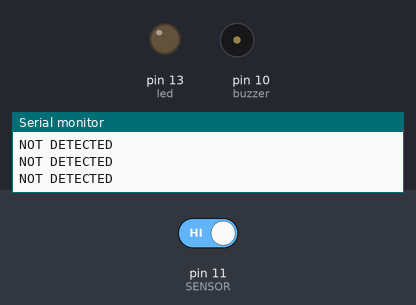
Bench run of a sketch on a simulated Arduino Uno, built with avr-gcc and run on an emulated ATmega328P. Parts: output pins drawn as LEDs (lit = HIGH), buzzer (waves = sounding, pin HIGH), the last lines printed to the serial monitor. The inputs (shaded band) are chosen by the test bench; at power-on: pin 11 (SENSOR) HIGH.

Above: at 1.2 s.
1.3 s: pin 11 (SENSOR) driven LOW
At 2.2 s:
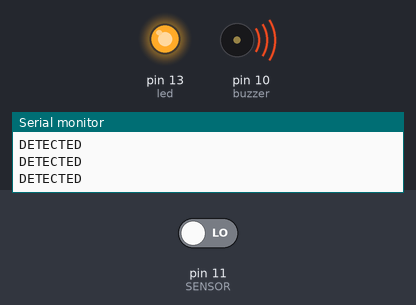
2.8 s: pin 11 (SENSOR) driven HIGH
At 3.4 s:
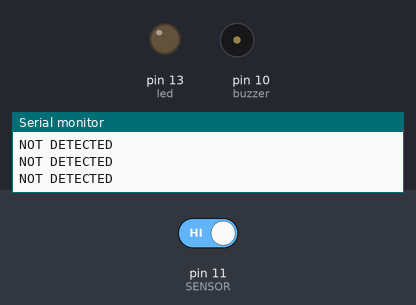
Timing chart, 0 to 5.8 s (numbered marks = the images above; inputs shaded):
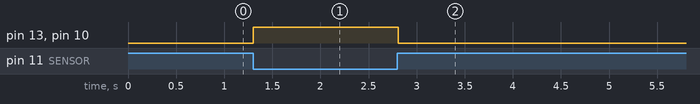

The sketch:

project.ino
```cpp
#include "ARDUINO.h"
#include "Lcd.h"
#define LCD_ADDRESS 0x27
#define LCD_ROWS 2
#define LCD_COLUMNS 16
#define BACKLIGHT 255
#define led 13
#define buzzer 10

int d=50;
#define SENSOR 11
int val;

void setup() {
  // put your setup code here, to run once:
  pinMode(SENSOR,INPUT);
  pinMode(led,OUTPUT);
  pinMode(buzzer,OUTPUT);
  Serial.begin(9600);

}

void loop() {
  // put your main code here, to run repeatedly:
  val=digitalRead(SENSOR);
  if(val==0)
  {
    digitalWrite(led,HIGH);
    digitalWrite(buzzer,HIGH);
    Serial.println("DETECTED");
    delay(d);

  }
  else
  {
    digitalWrite(led,LOW);
    digitalWrite(buzzer,LOW);
    Serial.println("NOT DETECTED");
    delay(d);
  }


}
```

Lcd.cpp
```cpp
#include "Lcd.h"

#include <stdio.h>
#include <string.h>
#include <inttypes.h>
#include "Arduino.h"
#include <Wire.h>

/// Definitions on how the PCF8574 is connected to the LCD

/// These are Bit-Masks for the special signals and background light
#define PCF_RS  0x01
#define PCF_RW  0x02
#define PCF_EN  0x04
#define PCF_BACKLIGHT 0x08

// Definitions on how the PCF8574 is connected to the LCD
// These are Bit-Masks for the special signals and Background
#define RSMODE_CMD  0
#define RSMODE_DATA 1


// When the display powers up, it is configured as follows:
//
// 1. Display clear
// 2. Function set:
//    DL = 1; 8-bit interface data
//    N = 0; 1-line display
//    F = 0; 5x8 dot character font
// 3. Display on/off control:
//    D = 0; Display off
//    C = 0; Cursor off
//    B = 0; Blinking off
// 4. Entry mode set:
//    I/D = 1; Increment by 1
//    S = 0; No shift
//
// Note, however, that resetting the Arduino doesn't reset the LCD, so we
// can't assume that its in that state when a sketch starts (and the
// LiquidCrystal constructor is called).

// modification:
// don't use ports from Arduino, but use ports from Wire

// a nibble is a half Byte


Lcd::Lcd()
{
  //_backlight = 255;
} // Lcd

Lcd::Lcd(uint8_t addr)
{
  _Addr = addr;
  _backlight = 0;
} // Lcd

void Lcd::begin(uint8_t cols, uint8_t lines, uint8_t addr, uint8_t backlight)
{
  _backlight = backlight;
  _Addr = addr;
  begin(cols, lines);
}

void Lcd::begin(uint8_t cols, uint8_t lines, uint8_t dotsize) {
  // cols ignored !
  _numlines = lines;

  _displayfunction = 0;

  if (lines > 1) {
    _displayfunction |= LCD_2LINE;
  }

  // for some 1 line displays you can select a 10 pixel high font
  if ((dotsize != 0) && (lines == 1)) {
    _displayfunction |= LCD_5x10DOTS;
  }

  // SEE PAGE 45/46 FOR INITIALIZATION SPECIFICATION!
  // according to datasheet, we need at least 40ms after power rises above 2.7V
  // before sending commands. Arduino can turn on way befor 4.5V so we'll wait 50
  Wire.begin();

  // initializing th display
  _write2Wire(0x00, LOW, false);
  delayMicroseconds(50000);

  // put the LCD into 4 bit mode according to the hitachi HD44780 datasheet figure 26, pg 47
  _sendNibble(0x03, RSMODE_CMD);
  delayMicroseconds(4500);
  _sendNibble(0x03, RSMODE_CMD);
  delayMicroseconds(4500);
  _sendNibble(0x03, RSMODE_CMD);
  delayMicroseconds(150);
  // finally, set to 4-bit interface
  _sendNibble(0x02, RSMODE_CMD);

  // finally, set # lines, font size, etc.
  _command(LCD_FUNCTIONSET | _displayfunction);

  // turn the display on with no cursor or blinking default
  _displaycontrol = LCD_DISPLAYON | LCD_CURSOROFF | LCD_BLINKOFF;
  display();

  // clear it off
  clear();

  // Initialize to default text direction (for romance languages)
  _displaymode = LCD_ENTRYLEFT | LCD_ENTRYSHIFTDECREMENT;
  // set the entry mode
  _command(LCD_ENTRYMODESET | _displaymode);

  setBacklight(_backlight);
  checkI2CConnection();
}

/********** high level commands, for the user! */
void Lcd::clear()
{
  _command(LCD_CLEARDISPLAY);  // clear display, set cursor position to zero
  delayMicroseconds(2000);  // this command takes a long time!
}

void Lcd::home()
{
  _command(LCD_RETURNHOME);  // set cursor position to zero
  delayMicroseconds(2000);  // this command takes a long time!
}


/// Set the cursor to a new position.
void Lcd::setCursor(uint8_t col, uint8_t row)
{
  int row_offsets[] = { 0x00, 0x40, 0x14, 0x54   };
  if ( row >= _numlines ) {
    row = _numlines-1;    // we count rows starting w/0
  }

  _command(LCD_SETDDRAMADDR | (col + row_offsets[row]));
}

/** select begining of line
 *  line - 1 for first row, 2 for second row
 *
 */
void Lcd::selectLine(uint8_t line)
{
  setCursor(0, line - 1);
}

// Turn the display on/off (quickly)
void Lcd::noDisplay() {
  _displaycontrol &= ~LCD_DISPLAYON;
  _command(LCD_DISPLAYCONTROL | _displaycontrol);
}
void Lcd::display() {
  _displaycontrol |= LCD_DISPLAYON;
  _command(LCD_DISPLAYCONTROL | _displaycontrol);
}

// Turns the underline cursor on/off
void Lcd::noCursor() {
  _displaycontrol &= ~LCD_CURSORON;
  _command(LCD_DISPLAYCONTROL | _displaycontrol);
}
void Lcd::cursor() {
  _displaycontrol |= LCD_CURSORON;
  _command(LCD_DISPLAYCONTROL | _displaycontrol);
}

// Turn on and off the blinking cursor
void Lcd::noBlink() {
  _displaycontrol &= ~LCD_BLINKON;
  _command(LCD_DISPLAYCONTROL | _displaycontrol);
}
void Lcd::blink() {
  _displaycontrol |= LCD_BLINKON;
  _command(LCD_DISPLAYCONTROL | _displaycontrol);
}

/** These commands scroll the display without changing the RAM
 *  charsToScroll - how many chars to scroll left
 *  scrollSpeed - define scrolling speed, im milliseconds.
 */

void Lcd::scrollDisplayLeft(int charsToScroll, int scrollSpeed) {
  for (int i=0 ; i < charsToScroll ; i++)
    {
     _command(LCD_CURSORSHIFT | LCD_DISPLAYMOVE | LCD_MOVELEFT);
    delay(scrollSpeed);
    }
}

/** These commands scroll the display without changing the RAM
 *  charsToScroll - how many chars to scroll right
 *  scrollSpeed - define scrolling speed, im milliseconds.
 */

void Lcd::scrollDisplayRight(int charsToScroll, int scrollSpeed) {
  for (int i=0 ; i < charsToScroll ; i++)
    {
    _command(LCD_CURSORSHIFT | LCD_DISPLAYMOVE | LCD_MOVERIGHT);
    delay(scrollSpeed);
    }
}

// This is for text that flows Left to Right
void Lcd::leftToRight(void) {
  _displaymode |= LCD_ENTRYLEFT;
  _command(LCD_ENTRYMODESET | _displaymode);
}

// This is for text that flows Right to Left
void Lcd::rightToLeft(void) {
  _displaymode &= ~LCD_ENTRYLEFT;
  _command(LCD_ENTRYMODESET | _displaymode);
}

// This will 'right justify' text from the cursor
void Lcd::autoscroll(void) {
  _displaymode |= LCD_ENTRYSHIFTINCREMENT;
  _command(LCD_ENTRYMODESET | _displaymode);
}

// This will 'left justify' text from the cursor
void Lcd::noAutoscroll(void) {
  _displaymode &= ~LCD_ENTRYSHIFTINCREMENT;
  _command(LCD_ENTRYMODESET | _displaymode);
}


/// Setting the brightness of the background display light.
/// The backlight can be switched on and off.
/// The current brightness is stored in the private _backlight variable to have it available for further data transfers.
void Lcd::setBacklight(uint8_t brightness) {
  _backlight = brightness;
  // send no data but set the background-pin right;
  _write2Wire(0x00, RSMODE_DATA, false);
} // setBacklight


// Allows us to fill the first 8 CGRAM locations
// with custom characters
void Lcd::createChar(uint8_t location, uint8_t charmap[]) {
  location &= 0x7; // we only have 8 locations 0-7
  _command(LCD_SETCGRAMADDR | (location << 3));
  for (int i=0; i<8; i++) {
    write(charmap[i]);
  }
}

/* The write function is needed for derivation from the Print class. */
inline size_t Lcd::write(uint8_t value) {
  _send(value, RSMODE_DATA);
  return 1; // assume sucess
}

/* ----- low level functions ----- */

inline void Lcd::_command(uint8_t value) {
  _send(value, RSMODE_CMD);
} // _command()


// write either command or data
void Lcd::_send(uint8_t value, uint8_t mode) {
  // separate the 4 value-nibbles
  uint8_t valueLo = value    & 0x0F;
  uint8_t valueHi = value>>4 & 0x0F;

  _sendNibble(valueHi, mode);
  _sendNibble(valueLo, mode);
} // _send()


// write a nibble / halfByte with handshake
void Lcd::_sendNibble(uint8_t halfByte, uint8_t mode) {
  _write2Wire(halfByte, mode, true);
  delayMicroseconds(1);    // enable pulse must be >450ns
  _write2Wire(halfByte, mode, false);
  delayMicroseconds(37);   // commands need > 37us to settle
} // _sendNibble


// private function to change the PCF8674 pins to the given value
void Lcd::_write2Wire(uint8_t halfByte, uint8_t mode, uint8_t enable) {
  // map the given values to the hardware of the I2C schema
  uint8_t i2cData = halfByte << 4;
  if (mode > 0) i2cData |= PCF_RS;
  // PCF_RW is never used.
  if (enable > 0) i2cData |= PCF_EN;
  if (_backlight > 0) i2cData |= PCF_BACKLIGHT;

  Wire.beginTransmission(_Addr);
  Wire.write(i2cData);
  Wire.endTransmission();
} // write2Wire

bool Lcd::checkI2CConnection()
{
  int error;
  // See http://playground.arduino.cc/Main/I2cScanner
  Wire.begin();
  Wire.beginTransmission(_Addr);
  error = Wire.endTransmission();

  if (error)
  {
    Serial.println("LCD not found.");
  }
  return error;

}

// The End.
```

Lcd.h
```cpp
#ifndef Lcd_h
#define Lcd_h

#include <inttypes.h>
#include "Print.h"

// commands
#define LCD_CLEARDISPLAY 0x01
#define LCD_RETURNHOME 0x02
#define LCD_ENTRYMODESET 0x04
#define LCD_DISPLAYCONTROL 0x08
#define LCD_CURSORSHIFT 0x10
#define LCD_FUNCTIONSET 0x20
#define LCD_SETCGRAMADDR 0x40
#define LCD_SETDDRAMADDR 0x80

// flags for display entry mode
#define LCD_ENTRYRIGHT 0x00
#define LCD_ENTRYLEFT 0x02
#define LCD_ENTRYSHIFTINCREMENT 0x01
#define LCD_ENTRYSHIFTDECREMENT 0x00

// flags for display on/off control
#define LCD_DISPLAYON 0x04
#define LCD_DISPLAYOFF 0x00
#define LCD_CURSORON 0x02
#define LCD_CURSOROFF 0x00
#define LCD_BLINKON 0x01
#define LCD_BLINKOFF 0x00

// flags for display/cursor shift
#define LCD_DISPLAYMOVE 0x08
#define LCD_CURSORMOVE 0x00
#define LCD_MOVERIGHT 0x04
#define LCD_MOVELEFT 0x00

// flags for function set
#define LCD_8BITMODE 0x10
#define LCD_4BITMODE 0x00
#define LCD_2LINE 0x08
#define LCD_1LINE 0x00
#define LCD_5x10DOTS 0x04
#define LCD_5x8DOTS 0x00

class Lcd: public Print {
public:

  Lcd();
  Lcd(uint8_t addr);

  void begin(uint8_t cols, uint8_t rows, uint8_t charsize = LCD_5x8DOTS);
  void begin(uint8_t cols, uint8_t lines, uint8_t addr, uint8_t backlight);
  bool checkI2CConnection();

  void clear();
  void home();

  void noDisplay();
  void display();
  void noBlink();
  void blink();
  void noCursor();
  void cursor();
  void scrollDisplayLeft(int charsToScroll, int scrollSpeed);
  void scrollDisplayRight(int charsToScroll, int scrollSpeed);
  void leftToRight();
  void rightToLeft();
  void autoscroll();
  void noAutoscroll();

  void setBacklight(uint8_t brightness);

  void createChar(uint8_t, uint8_t[]);
  void setCursor(uint8_t col, uint8_t row);
  void selectLine(uint8_t line);

  virtual size_t write(uint8_t);
  using Print::write;

private:
  // low level functions
  void _command(uint8_t);
  void _send(uint8_t value, uint8_t mode);
  void _sendNibble(uint8_t halfByte, uint8_t mode);
  void _write2Wire(uint8_t halfByte, uint8_t mode, uint8_t enable);

// NEW:
  uint8_t _Addr;        ///< Wire Address of the LCD
  uint8_t _backlight;   ///< the backlight intensity

  uint8_t _displayfunction; ///< lines and dots mode
  uint8_t _displaycontrol;  ///< cursor, display, blink flags
  uint8_t _displaymode;     ///< left2right, autoscroll

  uint8_t _numlines;        ///< The number of rows the display supports.
};

#endif
```

Measured:
- after the input at 1.3 s, pin 13 (led), pin 10 (buzzer): LOW → HIGH at once
- after the input at 2.8 s, pin 13 (led), pin 10 (buzzer): HIGH → LOW at once
